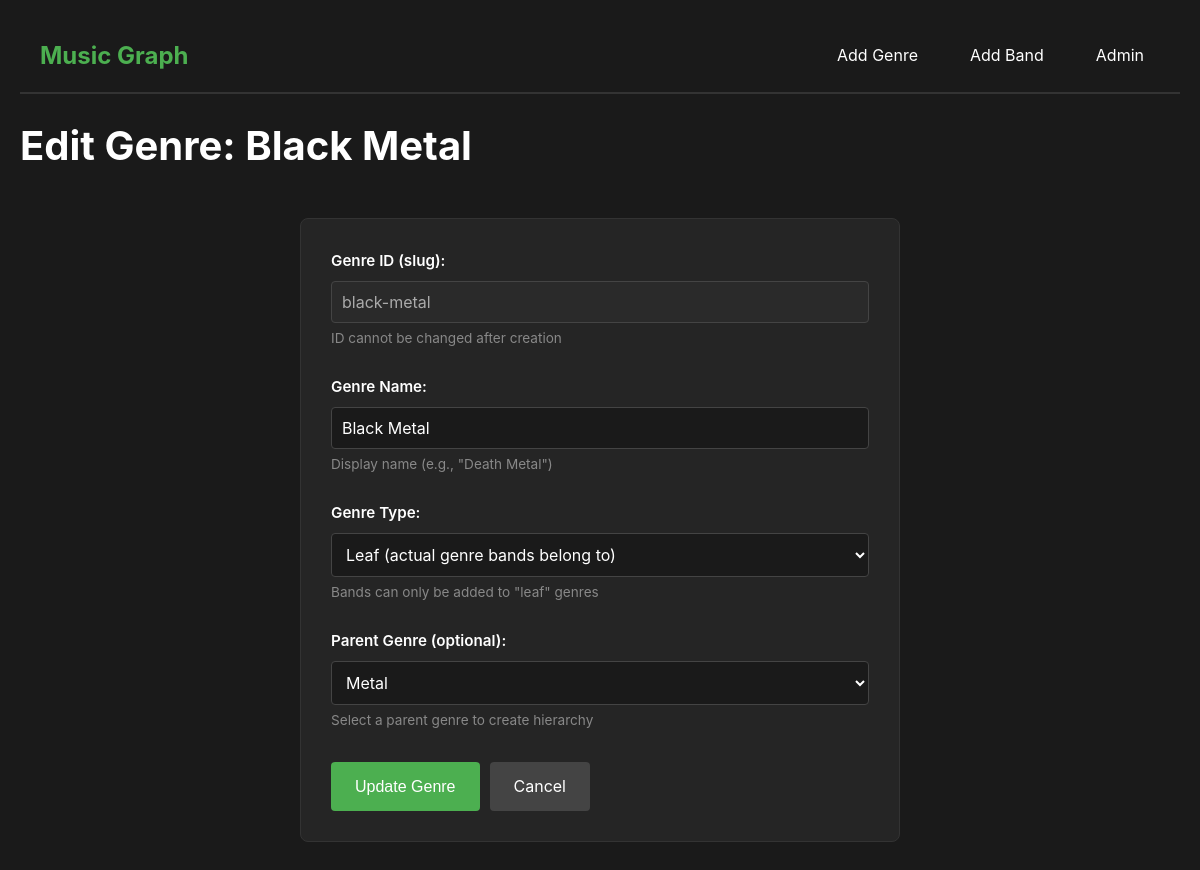
/edit-genre/black-metal, run on the app's committed database.
### models.py (models this page shows, shortened)
class Genre(db.Model):
    __tablename__ = 'genres'
    id = db.Column(db.String(50), primary_key=True)  # e.g., 'death-metal'
    name = db.Column(db.String(100), nullable=False)  # e.g., 'Death Metal'
    parent_id = db.Column(db.String(50), db.ForeignKey('genres.id'), nullable=True)
    type = db.Column(db.String(20), nullable=False)  # 'root', 'intermediate', 'leaf'
    parent = db.relationship('Genre', remote_side=[id], backref='children')
    bands = db.relationship('Band', back_populates='primary_genre')

### app.py (the view, shortened to what this page needs)
@app.route('/edit-genre/<genre_id>', methods=['GET', 'POST'])
def edit_genre(genre_id):
    genre = Genre.query.get_or_404(genre_id)
    genres = Genre.query.filter(Genre.id != genre_id).all()  # Exclude current genre
    return render_template('edit_genre.html', genre=genre, genres=genres)

### templates/edit_genre.html (shortened to what this page needs)
<!DOCTYPE html>
<html lang="en">
<head>
    <link rel="stylesheet" href="{{ url_for('static', filename='style.css') }}">
</head>
<body>
    <nav class="navbar">
        <div class="nav-container">
            <a href="{{ url_for('index') }}" class="nav-brand">Music Graph</a>
<div class="nav-links">
    <a href="{{ url_for('add_genre') }}" class="nav-link">Add Genre</a>
    <a href="{{ url_for('add_band') }}" class="nav-link">Add Band</a>
    <a href="{{ url_for('admin') }}" class="nav-link">Admin</a>
</div>
        </div>
    </nav>
    <div class="container">
        <h1>Edit Genre: {{ genre.name }}</h1>
        <form method="POST" class="form">
            <div class="form-group">
                <label for="id">Genre ID (slug):</label>
                <input type="text" id="id" name="id" value="{{ genre.id }}" readonly disabled>
                <small>ID cannot be changed after creation</small>
            </div>
            <div class="form-group">
                <label for="name">Genre Name:</label>
                <input type="text" id="name" name="name"
                       value="{{ form_data.name if form_data else genre.name }}" required>
                <small>Display name (e.g., "Death Metal")</small>
            </div>
            <div class="form-group">
                <label for="type">Genre Type:</label>
                <select id="type" name="type" required>
                    <option value="leaf" {% if (form_data.type if form_data else genre.type) == 'leaf' %}selected{% endif %}>
                        Leaf (actual genre bands belong to)
                    </option>
                </select>
                <small>Bands can only be added to "leaf" genres</small>
            </div>
            <div class="form-group">
                <label for="parent_id">Parent Genre (optional):</label>
                <select id="parent_id" name="parent_id">
                    {% for g in genres %}
                    <option value="{{ g.id }}"
                            {% if (form_data.parent_id if form_data else genre.parent_id) == g.id %}selected{% endif %}>
                        {{ g.name }}
                    </option>
                    {% endfor %}
                </select>
                <small>Select a parent genre to create hierarchy</small>
            </div>
            <div class="form-actions">
                <button type="submit" class="btn-primary">Update Genre</button>
                <a href="{{ url_for('index') }}" class="btn-secondary">Cancel</a>
            </div>
        </form>
    </div>
</body>
</html>

### static/style.css (style rules this page uses)
* { margin: 0; padding: 0; box-sizing: border-box; }
body { font-family: -apple-system, BlinkMacSystemFont, 'Segoe UI', Roboto, Oxygen, Ubuntu, Cantarell, sans-serif; background-color: #1a1a1a; color: #e0e0e0; line-height: 1.6; padding: 20px; }
.container { max-width: 1200px; margin: 0 auto; }
h1 { font-size: 2.5rem; margin-bottom: 10px; color: #ffffff; }
.form { max-width: 600px; margin: 40px auto; background-color: #252525; padding: 30px; border-radius: 8px; border: 1px solid #333; }
.form-group { margin-bottom: 25px; }
.form-group label { display: block; margin-bottom: 8px; color: #ffffff; font-weight: 600; font-size: 0.95rem; }
.form-group input, .form-group select { width: 100%; padding: 10px; background-color: #1a1a1a; border: 1px solid #444; border-radius: 4px; color: #ffffff; font-size: 1rem; font-family: inherit; }
.form-group small { display: block; margin-top: 5px; color: #888; font-size: 0.85rem; }
.form-actions { display: flex; gap: 10px; margin-top: 30px; }
.btn-primary, .btn-secondary { padding: 12px 24px; border: none; border-radius: 4px; font-size: 1rem; cursor: pointer; text-decoration: none; display: inline-block; transition: background-color 0.2s; }
.btn-primary { background-color: #4CAF50; color: #ffffff; }
.btn-secondary { background-color: #444; color: #ffffff; }
input[readonly] { background-color: #2a2a2a; cursor: not-allowed; color: #aaa; }
.navbar { background-color: #1a1a1a; border-bottom: 2px solid #333; padding: 0; position: sticky; top: 0; z-index: 1000; }
.nav-container { max-width: 1200px; margin: 0 auto; display: flex; justify-content: space-between; align-items: center; padding: 15px 20px; }
.nav-brand { font-size: 1.5rem; font-weight: bold; color: #4CAF50; text-decoration: none; transition: color 0.2s; }
.nav-links { display: flex; gap: 20px; }
.nav-link { color: #ffffff; text-decoration: none; padding: 8px 16px; border-radius: 4px; transition: background-color 0.2s; }
.container { padding-top: 20px; }

### data on the page
Genre: name "Black Metal", id "black-metal", type "Leaf (actual genre bands belong to)", parent_id "Metal"
